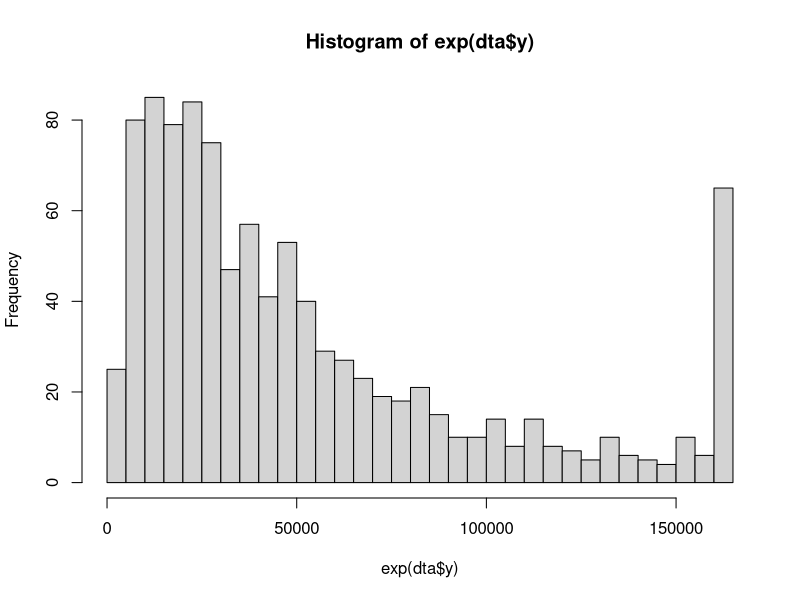
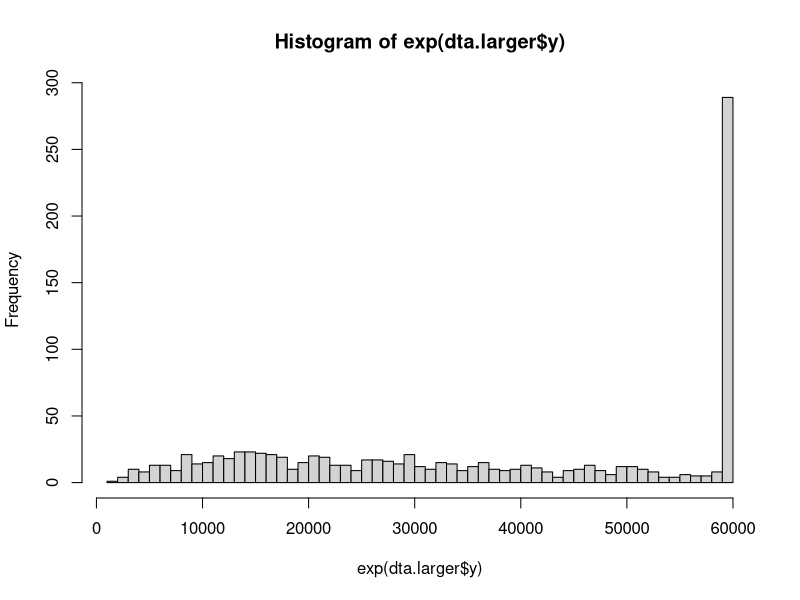
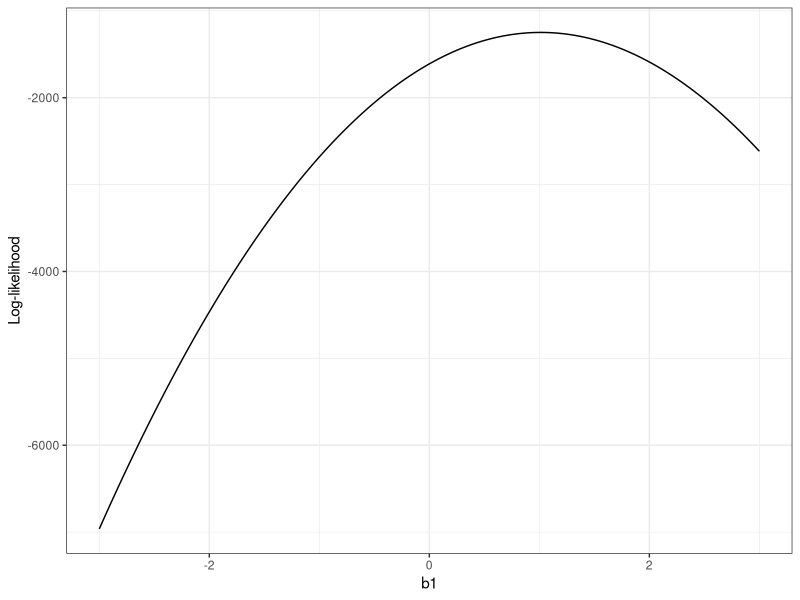
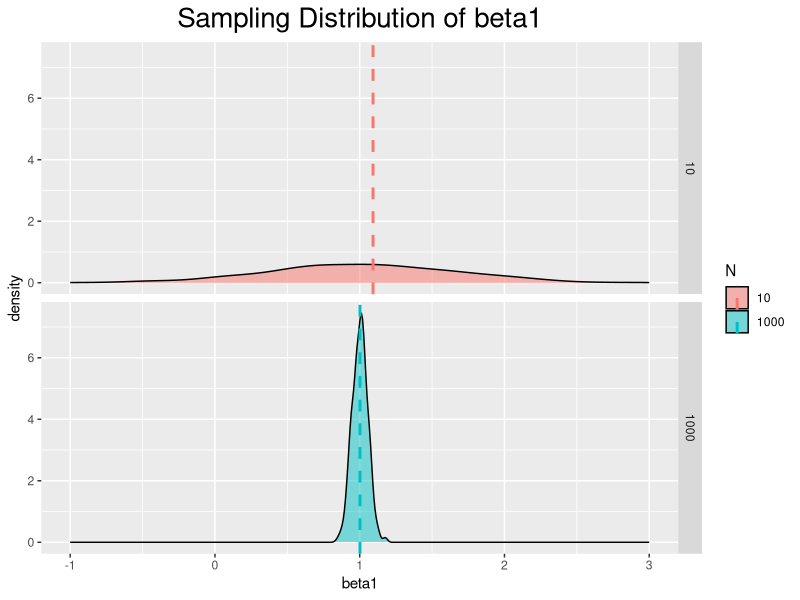

Here is the R script that generated these plots, in order:
## ---- chunk 1
set.seed(2018)

cendata <- function(n=1000, beta0=10, beta1=1, sigma2=0.7, c=c, x=NULL, xdist=rbinom) {
  if (is.null(x)) {
    x <- xdist(n, size=1, p=0.5)
    x <- x/sd(x) # standardize to have sd of 1
  }
  eps <- rnorm(n, mean=0, sd=sqrt(sigma2)) # Transform eps to have std dev of sigma
  y.star <- beta0 + beta1*x + eps
  y <- ifelse(y.star<c, y.star, c) # right-censored at c
  return( data.frame(y=y, x=x, eps=eps) )
}
## ---- chunk 2
## try data
n <- 1000
x <- rbinom(n=n, size=1, p=0.5) # x is a treatment dummy variable here (education)
dta <- cendata(n=1000,x=x,c=12) # censoring point (c) = 12
hist(exp(dta$y), breaks = 50) # Suppose that y is ln(income). it seems like income distribution
summary(lm(y~x, data=dta))
## ---- chunk 3
dta.larger <- cendata(n=1000,x=x,c=11)
hist(exp(dta.larger$y), breaks = 50)
summary(lm(y~x, data=dta.larger))$coef
# lowing c -> more censoring occurs -> more biased estimates
## ---- chunk 4
tobit.ll <- function(theta,y,x,c) {
  b0 <- theta[1]
  b1 <- theta[2]
  sigma <- exp(theta[3]) # reparameterize because sigma>0
  xb <- b0 + b1*x
  cen <- sum(pnorm(y[y==c], mean=xb[y==c], sd=sigma, log=T, lower.tail=F))
         # "lower.tail=F": it calculates 1-pnorm()
  uncen <- sum(dnorm(y[y<c], mean=xb[y<c], sd=sigma, log=T))
  return ( -(cen+uncen) ) # make it "minimization problem" for minimizer optim
}
## ---- chunk 5
library(ggplot2)
suppressPackageStartupMessages(library(tidyverse))

b1pts <- seq(-3,3,length=1000)
llpts <- sapply(b1pts, 
                function(m) 
                  -(tobit.ll(c(10,m,log(sqrt(0.7))), y=dta$y, x=dta$x, c=12)))
                  # fix b0 & sig2 at their true values and apply *(-1) to see orginal ll fun.
b1pts[which.max(llpts)] # manually search for mle of beta_1

ggplot(tibble(b1pts,llpts), aes(x=b1pts, y=llpts)) +
  geom_line() +
  ylab("Log-likelihood") + 
  xlab("b1") +
  theme_bw()
## ---- chunk 6
mytobit <- function(y, x, c){
  tobit.ll <- function(theta,y,x,c) {
    b0 <- theta[1]
    b1 <- theta[2]
    sigma <- exp(theta[3]) # reparameterize becase sigma>0
    xb <- b0 + b1*x
    cen <- sum(pnorm(y[y==c], mean=xb[y==c], sd=sigma, log=T, lower.tail=F))
    uncen <- sum(dnorm(y[y<c], mean=xb[y<c], sd=sigma, log=T))
    return ( -(cen+uncen) ) # make it "minimization problem" for minimizer optim
  }
  
  ml.res <- optim( c(10,1,1), tobit.ll, y=y, x=x, c=c, hessian=TRUE)
  # startvalues: theta = c(10,1,1)

  est <- ml.res$par
  se <- sqrt(diag(solve(ml.res$hessian)))
  res <- as.matrix(cbind(est,se))
  colnames(res) <- c("Estimate", "Std. Error")
  rownames(res) <- c("b0", "b1", "log(sigma)")

  return(res)
}
## ---- chunk 7
suppressPackageStartupMessages(library(AER))
mytobit.aer <- function(y, x, c){
  coef(summary(tobit(y~x,data=dta, left = -Inf, right = max(dta$y))))[1:3, 1:2]  
}

mytobit(y=dta$y, x=dta$x, c=12)
mytobit.aer(y=dta$y, x=dta$x, c=12)
## ---- chunk 8
simulate <- function(sims=1000,n=1000,c=c) {
  results <- matrix(NA,sims,4) # container
  colnames(results) <- c("b0","b1","se.b0","se.b1")
  x <- rbinom(n, size=1, p=0.5) # generate random x
  for (j in 1:sims) {
    dta <- cendata(n=n, x=x, c=c) # pass c value for the simulation
    res <- mytobit(y=dta$y, x=dta$x, c=c)
    results[j,] <- c(res[1,1], res[2,1], res[1,2], res[2,2])
  }
  results
}
## ---- chunk 9
sims=1000 # sims: # of sampling / n: # of obs. for each sampling
sim.s <- simulate(sims=sims, n=10, c=12) # small N
sim.l <- simulate(sims=sims, n=1000, c=12) # large N

## Plot sampling distributions of beta1
compare <- as.data.frame(cbind(sim.s[,2], sim.l[,2])) %>%
        rename("10"=V1, "1000"=V2) %>%
        gather(N, beta1)

compare_mean <- compare %>%
        group_by(N) %>%
        summarise(Mean = mean(beta1), SD = sd(beta1))
compare_mean # means for sim.s & sim.l

ggplot(data=compare, aes(x=beta1, fill=N)) +
      ggtitle("Sampling Distribution of beta1") +
      theme(plot.title = element_text(hjust=0.5, size=20)) +
      geom_density(alpha=0.5) +
      geom_vline(data = compare_mean, linetype="dashed",
                 aes(xintercept=Mean, color=N), size=1) +
      xlim(-1, 3) +
      facet_grid(N ~ .)
